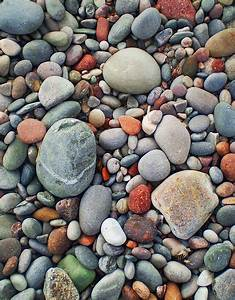
#> input picture pebbles.jpg, 235 x 300 px
$ python laws.py
#> lines starting #> are read from the running program, lines starting #| are printed output that depends on the picture
import numpy as np
import cv2
from matplotlib import pyplot as plt
from scipy import signal as sg

def norm(ar):
    """ Normalize IConvolved image"""
    return 255.*np.absolute(ar)/np.max(ar)

#read image and convert it to gray
I = cv2.imread('pebbles.jpg')
#> I is the input picture: shape (300, 235, 3); mean B, G, R 111.8, 116.1, 121.4
I2 = cv2.cvtColor(I, cv2.COLOR_BGR2RGB)

gray = cv2.cvtColor(I, cv2.COLOR_BGR2GRAY)
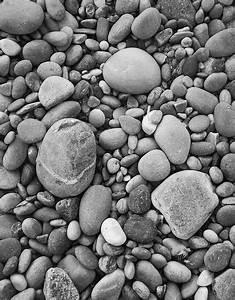
#> gray: shape (300, 235); min 0, max 255, mean 117.2
gray2 = np.copy(gray.astype(np.float64))
(rows, cols) = gray.shape[:2]
#> rows = 300; cols = 235

#Create space for 16 convolutions for each kernel
conv_maps = np.zeros((rows, cols,16),np.float64)

#create an array of Laws filter vectors
filter_vectors = np.array([[1, 4, 6,  4, 1],
                            [-1, -2, 0, 2, 1],
                            [-1, 0, 2, 0, 1],
                            [1, -4, 6, -4, 1]])

#Perform matrix multiplication of vectors to get 16 kernels
filters = list()
for ii in range(4):
    for jj in range(4):
        filters.append(np.matmul(filter_vectors[ii][:].reshape(5,1),filter_vectors[jj][:].reshape(1,5)))

#Preprocess the image
smooth_kernel = (1/25)*np.ones((5,5))
gray_smooth = sg.convolve(gray2 ,smooth_kernel,"same")
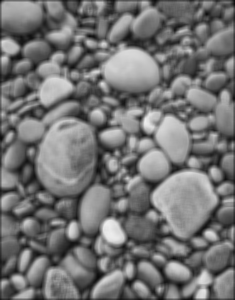
#> gray_smooth: shape (300, 235) float64; min 10.92, max 238.3, mean 116.2
gray_processed = np.abs(gray2 - gray_smooth)
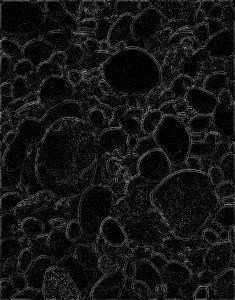
#> gray_processed: shape (300, 235) float64; min 0, max 157.4, mean 20.1

#Convolve the Laws kernels
for ii in range(len(filters)):
    conv_maps[:, :, ii] = sg.convolve(gray_processed,filters[ii],'same')

#Create the 9 texture maps
texture_maps = list()
texture_maps.append(norm((conv_maps[:, :, 1]+conv_maps[:, :, 4])//2))
texture_maps.append(norm((conv_maps[:, :, 3]+conv_maps[:, :, 12])//2))
texture_maps.append(norm(conv_maps[:, :, 10]))
texture_maps.append(norm(conv_maps[:, :, 15]))
texture_maps.append(norm((conv_maps[:, :, 2]+conv_maps[:, :, 8])//2))
texture_maps.append(norm(conv_maps[:, :, 5]))
#> in norm (call 6), `return 255.*np.absolute(ar)/np.max(ar)`:
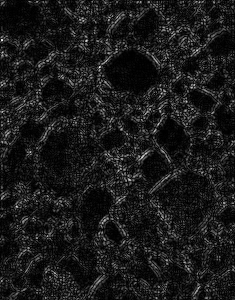
#> returned value: shape (300, 235) float64; min 2.43e-14, max 323.5, mean 33.9; drawn with min black and max white
texture_maps.append(norm((conv_maps[:, :, 7]+conv_maps[:, :, 13])//2))
#> in norm (call 7), `return 255.*np.absolute(ar)/np.max(ar)`:
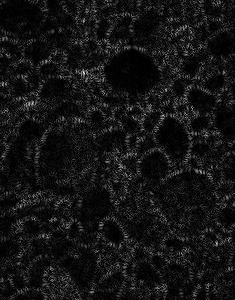
#> returned value: shape (300, 235) float64; min 0, max 255, mean 20.5
texture_maps.append(norm((conv_maps[:, :, 11]+conv_maps[:, :, 14])//2))
#> in norm (call 8), `return 255.*np.absolute(ar)/np.max(ar)`:
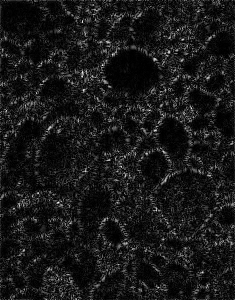
#> returned value: shape (300, 235) float64; min 0, max 255, mean 25.1

#plot the results
plt.figure('Image pre-processing')
plt.subplot(221)
plt.imshow(I2)
plt.subplot(222)
plt.imshow(gray,'gray')
plt.subplot(223)
plt.imshow(gray_smooth.astype(np.uint8),'gray')
plt.subplot(224)
plt.imshow(gray_processed.astype(np.uint8),'gray')

plt.figure('Texture Maps 1')
plt.subplot(221)
plt.imshow(texture_maps[0],'gray')
plt.subplot(222)
plt.imshow(texture_maps[1],'gray')
plt.subplot(223)
plt.imshow(texture_maps[2],'gray')
plt.subplot(224)
plt.imshow(texture_maps[3],'gray')


plt.figure('Texture Maps 2')
plt.subplot(221)
plt.imshow(texture_maps[4],'gray')
plt.subplot(222)
plt.imshow(texture_maps[5],'gray')
plt.subplot(223)
plt.imshow(texture_maps[6],'gray')
plt.subplot(224)
plt.imshow(texture_maps[7],'gray')
plt.show()
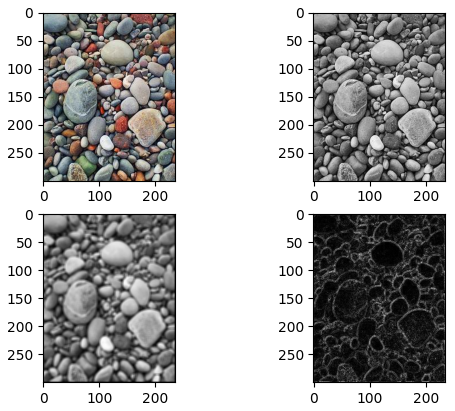
#> figure drawn by matplotlib, 4 panels
